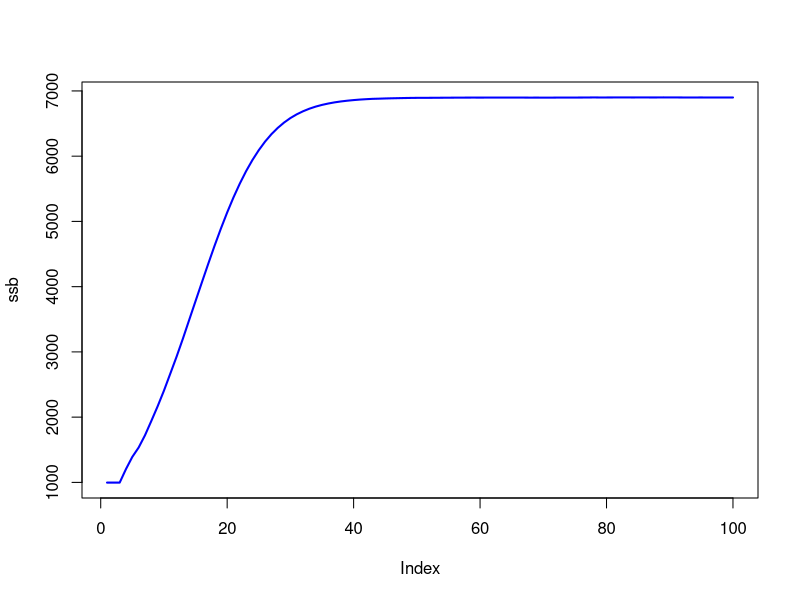
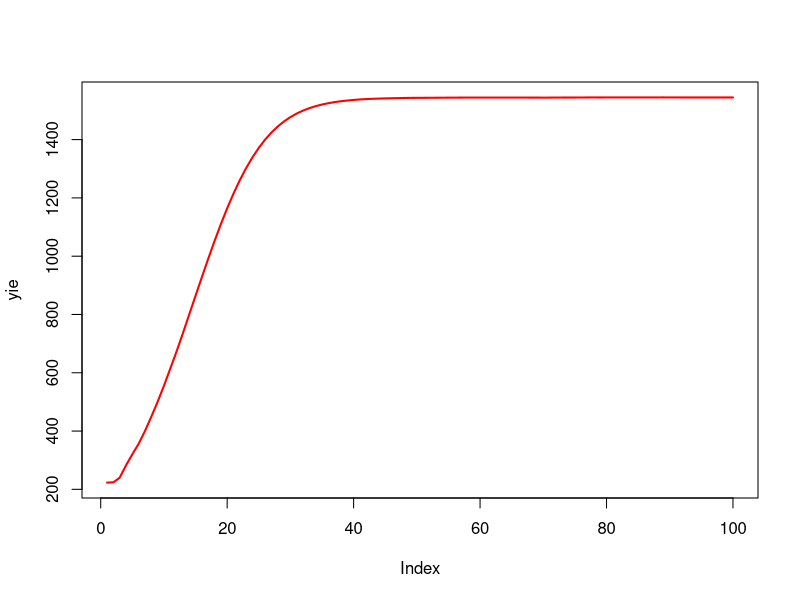
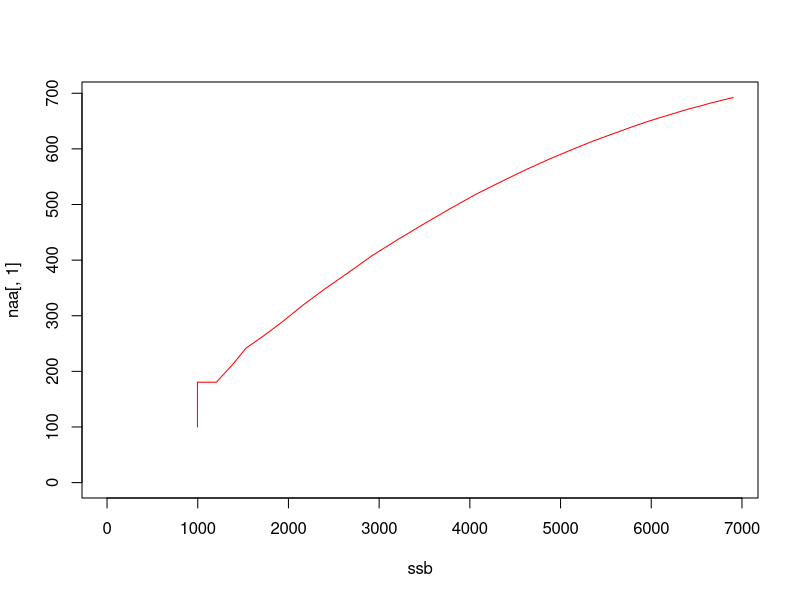

Source code (R) for these figures, in order:
# MSY - «Short one line description»
# MSY

# Copyright 2009 Iago Mosqueira, Cefas. Distributed under the GPL 2 or later
# $Id:  $

# Reference:
# Notes:

# TODO Fri 07 Aug 2009 08:36:14 AM CEST IM:

# Parameters
M <- 0.2
F <- 0.3

Winf <- 10
k <- 0.5
t0 <- 0.1
b <- 3

# SR parameters
alp <- 0.2
bet <- 0.0001
sd <- 0.2

sel <- c(0.1, 0.5, rep(1, 8))
mat <- c(0, 0, rep(1, 8))
wei <- c(0.48, 2.31, 4.48, 6.31, 7.63, 8.51, 9.08, 9.43, 9.65, 9.79)

# this function computes the F that generates the highest yld in year 100
foo <- function(params)
{
  F <- params

  naa <- matrix(NA, nrow=100, ncol=10, dimnames=list(year=1:100, age=1:10))
  caa <- matrix(NA, nrow=100, ncol=10, dimnames=list(year=1:100, age=1:10))

  ssb <- rep(NA, 100)
  yie <- rep(NA, 100)

  naa[1,1] <- 100
  caa[1,1] <- naa[1,1] * (F * sel[1] / (F * sel[1] + M)) * (1 - exp(-(F * sel[1] + M)))

 for(a in 2:10)
  {
    naa[1,a] <- naa[1,a-1] * exp(-(M + F * sel[a-1]))
    caa[1,a] <- naa[1,a] * (F * sel[a] / (F * sel[a] + M)) * (1 - exp(-(F * sel[a] + M)))
  }

  ssb[1] <- sum(naa[1,] * wei * mat)
  yie[1] <- sum(caa[1,] * wei)

  for(y in 2:100)
  {
    # age 1
    naa[y,1] <- (alp * ssb[y-1] * exp(-bet * ssb[y-1])) + rnorm(1, 0, sd)
    caa[y,1] <- naa[y,1] * (F * sel[1] / (F * sel[1] + M)) * (1 - exp(-(F * sel[1] + M)))

    # other ages
    for(a in 2:10)
    {
      naa[y,a] <- naa[y-1,a-1] * exp(-(M + F * sel[a-1]))
      caa[y,a] <- naa[y,a] * (F * sel[a] / (F * sel[a] + M)) *
        (1 - exp(-(F * sel[a] + M)))
    }

    ssb[y] <- sum(naa[y,] * wei * mat)
    yie[y] <- sum(caa[y,] * wei)
  }
  return(1/yie[100])
} # }}}

res <- optim(0.3, foo, method="L-BFGS-B", lower=1e-08, upper=1)

# fooOut {{{
fooOut <- function(params)
{
  F <- params

  naa <- matrix(NA, nrow=100, ncol=10, dimnames=list(year=1:100, age=1:10))
  caa <- matrix(NA, nrow=100, ncol=10, dimnames=list(year=1:100, age=1:10))

  ssb <- rep(NA, 100)
  yie <- rep(NA, 100)

  naa[1,1] <- 100
  caa[1,1] <- naa[1,1] * (F * sel[1] / (F * sel[1] + M)) * (1 - exp(-(F * sel[1] + M)))

 for(a in 2:10)
  {
    naa[1,a] <- naa[1,a-1] * exp(-(M + F * sel[a-1]))
    caa[1,a] <- naa[1,a] * (F * sel[a] / (F * sel[a] + M)) * (1 - exp(-(F * sel[a] + M)))
  }

  ssb[1] <- sum(naa[1,] * wei * mat)
  yie[1] <- sum(caa[1,] * wei)

  for(y in 2:100)
  {
    # age 1
    naa[y,1] <- (alp * ssb[y-1] * exp(-bet * ssb[y-1])) + rnorm(1, 0, sd)
    caa[y,1] <- naa[y,1] * (F * sel[1] / (F * sel[1] + M)) * (1 - exp(-(F * sel[1] + M)))

    # other ages
    for(a in 2:10)
    {
      naa[y,a] <- naa[y-1,a-1] * exp(-(M + F * sel[a-1]))
      caa[y,a] <- naa[y,a] * (F * sel[a] / (F * sel[a] + M)) *
        (1 - exp(-(F * sel[a] + M)))
    }

    ssb[y] <- sum(naa[y,] * wei * mat)
    yie[y] <- sum(caa[y,] * wei)
  }
  return(list(ssb=ssb, yield=yie, naa=naa))
} # }}}

out <- fooOut(res$par)
ssb <- out$ssb
yie <- out$yie
naa <- out$naa

# SSB
plot(ssb, type='l', lwd=2, col='blue')

# Yield
plot(yie, type='l', lwd=2, col='red')

# SR
plot(ssb, naa[,1], type='l', col='red', ylim=c(0, max(naa[,1])), xlim=c(0, max(ssb)))

mean(yie[50:100])
var(yie[50:100])

